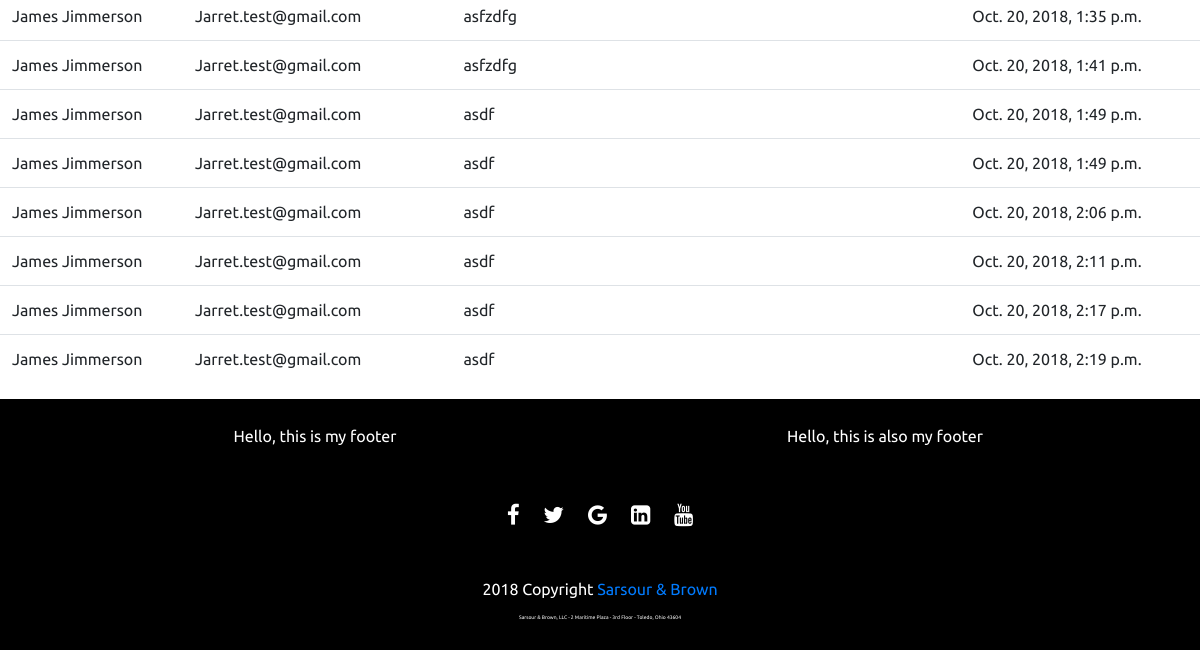
Before: /display_inquiries/ (lower part) with the older database file.
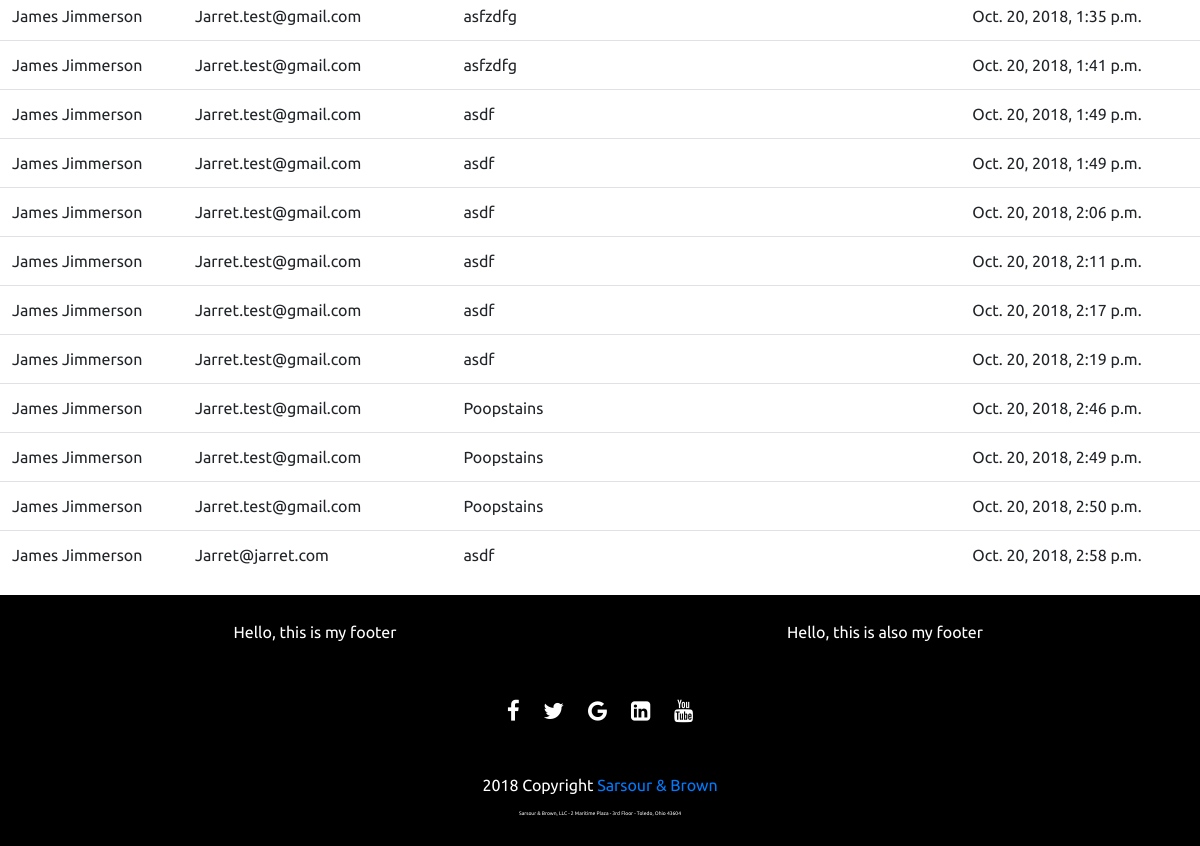
After: the same page with the newer database file.
### home/models.py (models this page shows, shortened)
class Submitter(models.Model):
    first_name = models.CharField(max_length=100)
    last_name = models.CharField(max_length=100, default="Doe")
    email = models.EmailField(max_length=100)
    phone_regex = RegexValidator(regex=r'^\+?1?\d{9,15}$', message="Format: 9999999999")
    phone_number = models.CharField(validators=[phone_regex], max_length=17, blank=True, default="0000000000")
    body = models.CharField(max_length=250)
    date_submitted = models.DateTimeField(default=timezone.now)

### home/views.py (the view)
# urls.py: path('display_inquiries/', views.display_inquiries, name='display_inquiries'),
def display_inquiries(request):
    query_results = Submitter.objects.all()
    context = {'query_results': query_results, 'n': range(10000)}
    return render(request, 'home/display_inquiries.html', context)

### home/templates/home/display_inquiries.html (shortened to what this page needs)
{% extends 'home/base.html' %}
{% block display_inquiries %}
    <table class="table">
        {% for item in query_results %}
        <tr>
            <td>{{ item.first_name }} {{ item.last_name }} </td>
            <td>{{ item.email }}</td>
            <td>{{ item.body }}</td>
            <td>{{ item.date_submitted }}</td>
        </tr>
        {% endfor %}
    </table>
{% endblock %}

### home/templates/home/base.html (shortened to what this page needs)
{% load static %}
<!DOCTYPE html>
<html lang="en">
  <head>
    <link rel="stylesheet" href="{% static 'styles.css' %}" type="text/css"/>
    <link rel="stylesheet" href="{% static 'validation_failure_modal.css' %}" type="text/css"/>
    <link rel="stylesheet" href="https://stackpath.bootstrapcdn.com/bootstrap/4.1.3/css/bootstrap.min.css">
    <link rel="stylesheet" href="https://cdnjs.cloudflare.com/ajax/libs/font-awesome/4.7.0/css/font-awesome.min.css">
  </head>
  <body>
    {% block display_inquiries %}{% endblock %}
    <footer id="footer-main">
      <div class="container" id="footer-div">
        <div class="row">
          <div class="col">
            <p>Hello, this is my footer</p>
          </div>
          <div class="col">
            <p>Hello, this is also my footer</p>
          </div>
        </div>
      </div>
      <div class="container">
        <div class="row">
          <div class="col" id="social-media-links-div">
            <div class="mb-5 flex-center" id="social-media-links">
              <a href="#" class="fa fa-facebook"></a>
              <a href="#" class="fa fa-twitter"></a>
              <a href="#" class="fa fa-google"></a>
              <a href="#" class="fa fa-linkedin-square"></a>
              <a href="#" class="fa fa-youtube"></a>
            </div>
          </div>
        </div>
      </div>
      <div class="footer-copyright text-center">2018 Copyright
        <a href="#" class="bottom-page-link">Sarsour &amp Brown</a>
      </div>
      <div class="footer-copyright text-center">
        <a href="#" id="bottom-page-link">Sarsour &amp Brown, LLC - 2 Maritime Plaza - 3rd Floor - Toledo, Ohio 43604</a>
      </div>
    </footer>
  </body>
</html>

### static/styles.css (style rules this page uses)
head, body, nav, footer, div, table { font-family: 'Ubuntu', sans-serif; }
footer#footer-main { padding-top: 25px; padding-bottom: 25px; background-color: black; color: white; text-align: center; }
div#social-media-links a { color: white; font-size: 22.5px; text-decoration: none; padding-right: 10px; padding-left: 10px; padding-top: 10px; }
div#social-media-links-div.col { padding-top: 30px; }
#bottom-page-link { font-size: 5px; text-decoration: none; color: white; }

Changed rows visible on the page:
added Submitter: first_name "James", last_name "Jimmerson", email "Jarret.test@gmail.com", body "Poopstains", date_submitted "Oct. 20, 2018, 2:46 p.m."
added Submitter: first_name "James", last_name "Jimmerson", email "Jarret.test@gmail.com", body "Poopstains", date_submitted "Oct. 20, 2018, 2:49 p.m."
added Submitter: first_name "James", last_name "Jimmerson", email "Jarret.test@gmail.com", body "Poopstains", date_submitted "Oct. 20, 2018, 2:50 p.m."
added Submitter: first_name "James", last_name "Jimmerson", email "Jarret@jarret.com", body "asdf", date_submitted "Oct. 20, 2018, 2:58 p.m."
